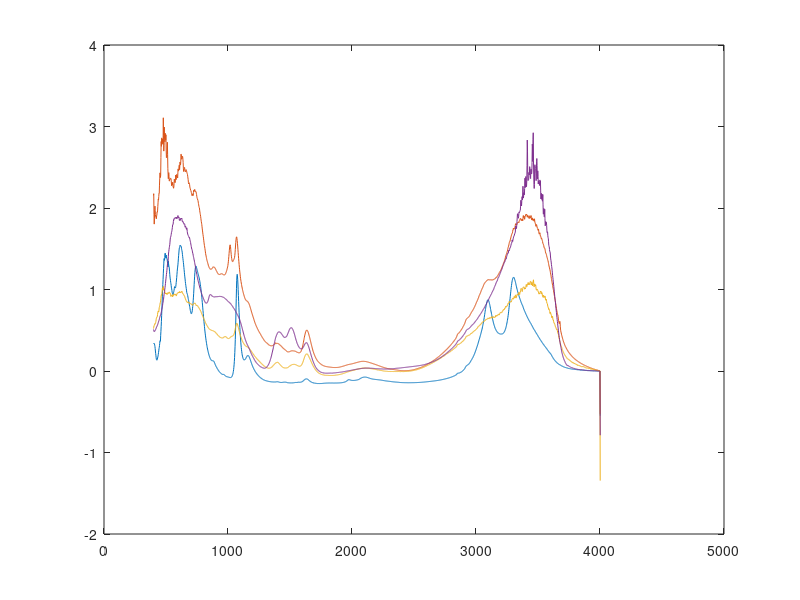

Recreate this plot in MATLAB.
load('analysis.mat')
 hp_spec = hp_spec-hp_spec(1868);
 x100c_spec = x100c_spec-x100c_spec(1868);
 x50c_spec = x50c_spec-x50c_spec(1868);
 x4c_spec = x4c_spec-x4c_spec(1868);

corrcoef(hp_spec,x100c_spec)
corrcoef(hp_spec,x50c_spec)
corrcoef(hp_spec,x4c_spec)

Rsq1 = 1 - sum((x100c_spec - hp_spec).^2)/sum((x100c_spec - mean(x100c_spec)).^2)
Rsq2 = 1 - sum((x50c_spec - hp_spec).^2)/sum((x50c_spec - mean(x50c_spec)).^2)
Rsq3 = 1 - sum((x4c_spec - hp_spec).^2)/sum((x4c_spec - mean(x4c_spec)).^2)


figure(1)
plot(hp_freq,hp_spec)
hold on
%figure(2)
plot(x100c_freq,x100c_spec)
hold on
%figure(3)
plot(x50c_freq,x50c_spec)
hold on
%figure(4)
plot(x4c_freq,x4c_spec)